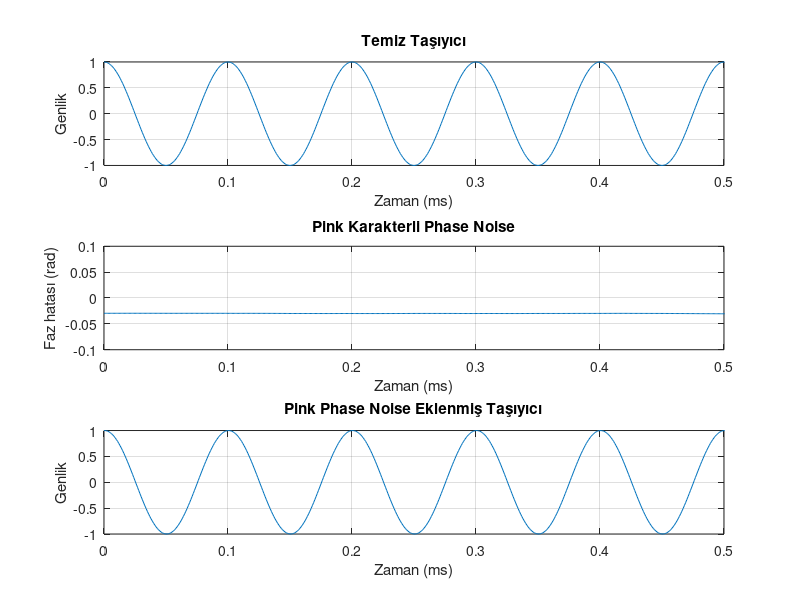
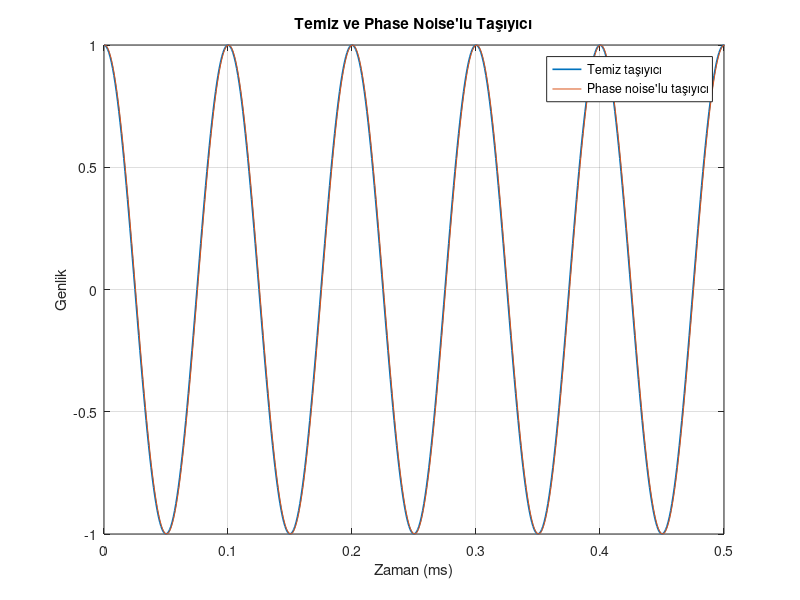
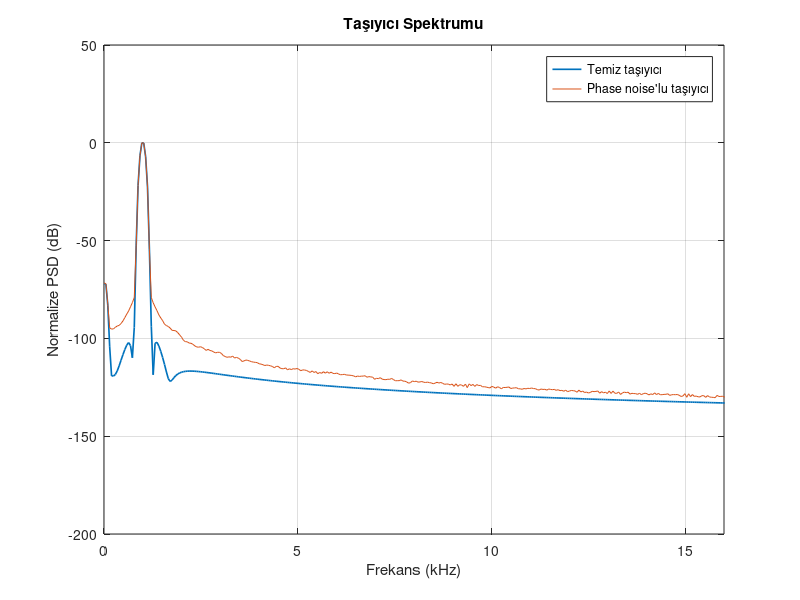
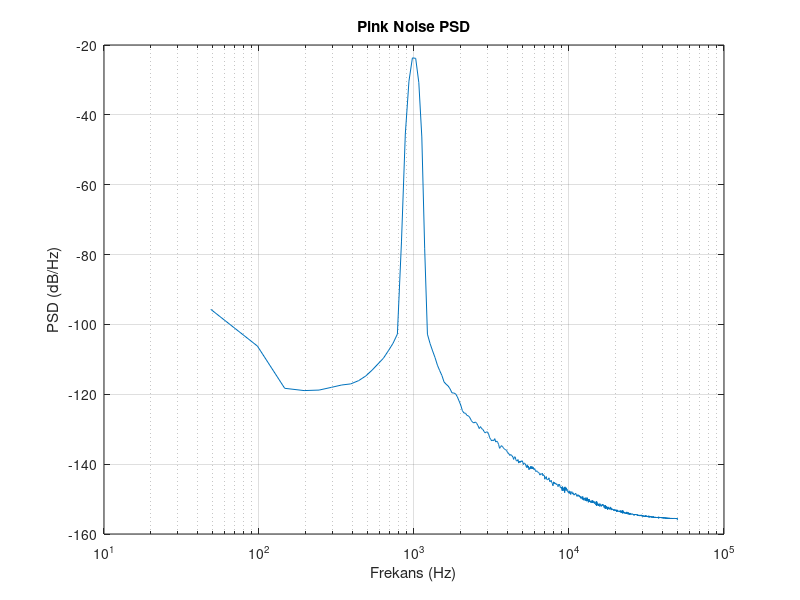

These charts were generated, in order, by the following MATLAB code:
%% Pink phase noise

clear; close all; clc;

pkg load signal;

N = 100000;
fs = 1e6;
t = (0:N-1)' / fs;

% sinyal
A = 1;
f0 = 10e3;

x_clean = A*cos(2*pi*f0*t);


% noise
white = randn(N,1);
X_white = fft(white);

f_bin = [0:N/2 , N/2-1:-1:1]';
f_bin(1) = 1;

% pink filtre

pink_filter = 1 ./ sqrt(f_bin.^3);
pink_filter(1) = 0;

X_pink = X_white .* pink_filter;

% zaman domaini ve normalize etme
pinknoise_signal = real(ifft(X_pink));
pinknoise_signal = pinknoise_signal - mean(pinknoise_signal);
pinknoise_signal = pinknoise_signal/std(pinknoise_signal);



% İstenen rms faz gürültüsü

phase_rms = 0.05;

phase_noise = phase_rms*pinknoise_signal;

x_phase_noisy = A * cos(2*pi*f0*t + phase_noise);


measured_phase_rms = std(phase_noise);

fprintf("Hedef RMS faz hatası:   %.5f rad\n", phase_rms);
fprintf("Ölçülen RMS faz hatası: %.5f rad\n", measured_phase_rms);

fprintf("Ölçülen RMS faz hatası: %.3f derece\n", measured_phase_rms * 180/pi);

%% ZAMAN BÖLGESİ GRAFİKLERİ

figure;


subplot(3,1,1);

plot(t*1e3, x_clean);

grid on;

xlabel("Zaman (ms)");
ylabel("Genlik");

title("Temiz Taşıyıcı");

% 10 kHz sinyalin periyodu 0.1 ms'dir.
% İlk 0.5 ms içinde 5 periyot görürüz.
xlim([0 0.5]);


subplot(3,1,2);

plot(t*1e3, phase_noise);

grid on;

xlabel("Zaman (ms)");
ylabel("Faz hatası (rad)");

title("Pink Karakterli Phase Noise");

% Phase noise düşük frekans ağırlıklı olduğu için
% daha uzun bir zaman aralığında görmek daha anlamlıdır.
xlim([0 0.5]);


subplot(3,1,3);

plot(t*1e3, x_phase_noisy);

grid on;

xlabel("Zaman (ms)");
ylabel("Genlik");

title("Pink Phase Noise Eklenmiş Taşıyıcı");

xlim([0 0.5]);

%% TEMİZ VE GÜRÜLTÜLÜ SİNYALİ KARŞILAŞTIR

figure;

plot(t*1e3, x_clean, ...
     "LineWidth", 1.2);

hold on;

plot(t*1e3, x_phase_noisy);

grid on;

xlabel("Zaman (ms)");
ylabel("Genlik");

title("Temiz ve Phase Noise'lu Taşıyıcı");

legend("Temiz taşıyıcı", ...
       "Phase noise'lu taşıyıcı");

xlim([0 0.5]);


%% TEMİZ VE PHASE NOISE'LU TAŞIYICI SPEKTRUMU

##[P_clean, f_carrier] = pwelch(x_clean, [], [], [], 100e3);
##
##[P_noisy, ~] = pwelch(x_phase_noisy, [], [], [], 100e3);

[P_clean, f_carrier] = pwelch(x_clean, kaiser(2048,12), .5, 2048, 100e3);

[P_noisy, ~] = pwelch(x_phase_noisy, kaiser(2048,12), .5, 2048, 100e3);

% İki spektrumu da temiz taşıyıcının maksimum gücüne göre
% normalize ediyoruz.
reference_power = max(P_clean);

P_clean_dB = 10*log10(P_clean/reference_power + eps);

P_noisy_dB = 10*log10(P_noisy/reference_power + eps);


figure;

plot(f_carrier/1e3, P_clean_dB, "LineWidth", 1.2);

hold on;

plot(f_carrier/1e3, P_noisy_dB);

grid on;

xlabel("Frekans (kHz)");
ylabel("Normalize PSD (dB)");
title("Taşıyıcı Spektrumu");
legend("Temiz taşıyıcı", "Phase noise'lu taşıyıcı");
% 10 kHz taşıyıcının çevresine yakınlaş.
xlim([0 16]);
##ylim([-100 5]);


%% flicker noisy signal spectrum logarithmic
figure;
semilogx(f_carrier(2:end), 10*log10(P_noisy(2:end) + eps));
grid on;
xlabel("Frekans (Hz)");
ylabel("PSD (dB/Hz)");
title("Pink Noise PSD");
